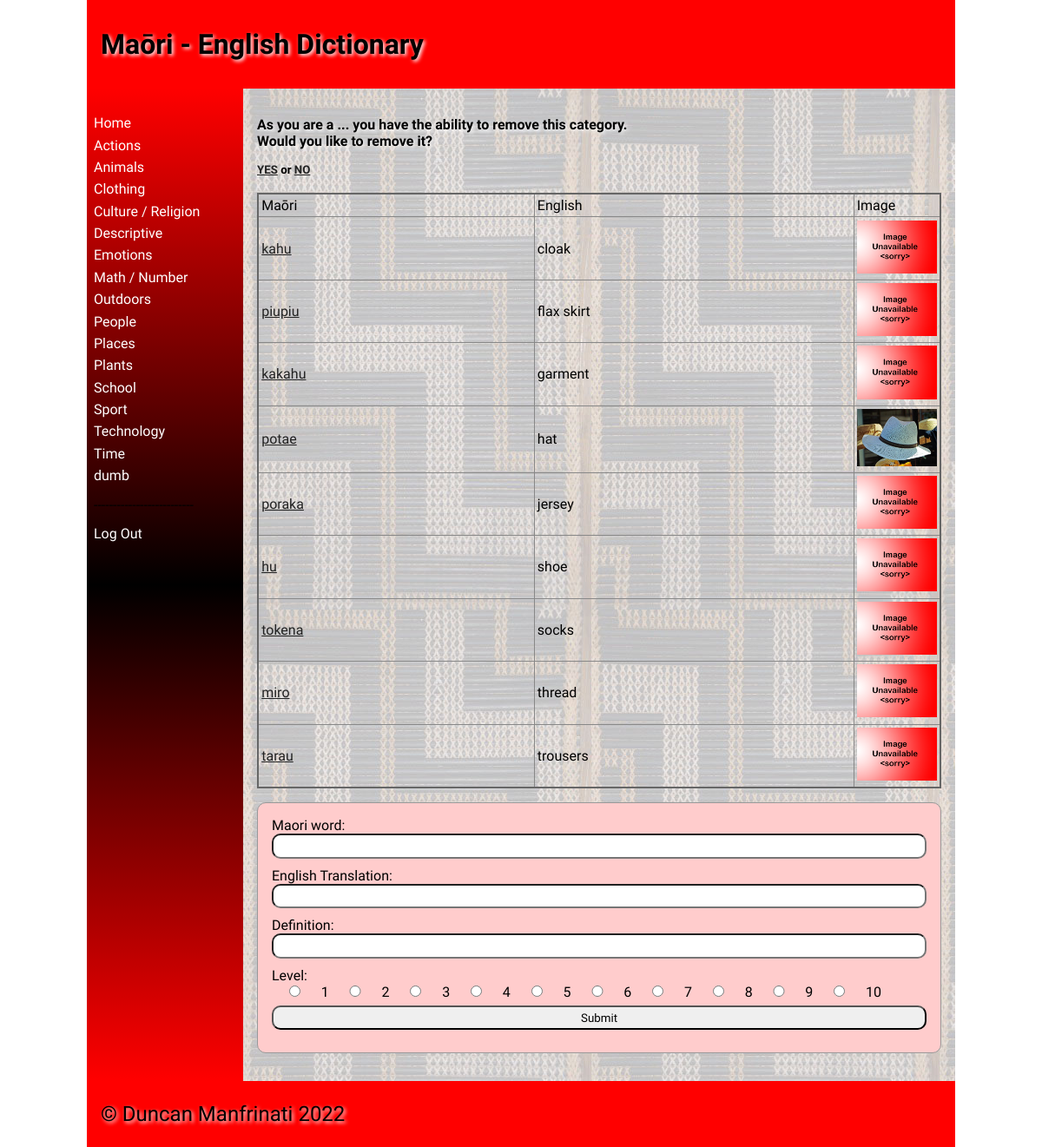
/category/3 (signed in), run on the app's committed database.
### tables this page shows
CREATE TABLE "categories"
(
	id integer
		constraint categories_pk
			primary key autoincrement,
	categories varchar(60)
);

CREATE TABLE "dictionary"
(
	id integer
		constraint dictionary_pk
			primary key autoincrement,
	maori varchar(60),
	english varchar(60),
	category_id integer
		references categories,
	definition varchar(900),
	level integer,
	image varchar(60),
	time datetime,
	user_id interger
);

### app.py (the view, shortened to what this page needs)
@app.route("/category/<category_id>", methods=['POST', 'GET'])
def category(category_id):
    con = create_connection(DATA_BASE)
    query = "SELECT id, maori, english, image FROM dictionary WHERE category_id=?;"
    cur = con.cursor()
    cur.execute(query, (category_id,))
    cat = cur.fetchall()
    con.close()
    return render_template("categories.html", logged_in=is_logged_in(), category_ids=int(category_id), cat=cat,
                           categories=categories())

### app.py (called while the page is built)
def create_connection(db_file):
    try:
        connection = sqlite3.connect(db_file)
        connection.execute('pragma foreign_keys=ON')
        return connection
    except Error as e:
        print(e)
    return None

def is_logged_in():
    if session.get("email") is None:
        print("Not Logged In")
        return False
    else:
        print("Logged In")
        return True

def categories():
    con = create_connection(DATA_BASE)
    query = "SELECT id,categories FROM categories"
    cur = con.cursor()
    cur.execute(query, )
    category_ids = cur.fetchall()
    con.close()
    return category_ids

### templates/categories.html (shortened to what this page needs)
{% extends 'base.html' %}
{% block heading %}Maōri - English Dictionary{% endblock %}
{% block main %}
<h4>As you are a ... you have the ability to remove this category. <br> Would you like to remove it? <br></h4>
<h5><a href="/category/delete_yes">YES</a> or <a href="/category/delete_no">NO</a></h5>
<br>
<table class="word-table">
    <thead>
    <tr>
        <td>Maōri</td>
        <td>English</td>
        <td>Image</td>
    </tr>
    </thead>
    <tbody>
    {% for words in cat %}
    <tr>
        <td><a href="/word/{{ words[0] }}">{{ words[1] }}</a></td>
        <td>{{ words[2] }}</td>
        <td width="100"><img src="/static/images/{{ words[3] }}"></td>
    </tr>
    </tbody>
    {% endfor %}
</table>
    <form class="dataForm" method="post" target="category/{{category_id}}">
    <div class="form-group">
        <div class="form-label">Maori word:</div>
        <div class="form-element"><input type="text" name="maori" id="maori" required></div>
    </div>
    <div class="form-group">
        <div class="form-label">English Translation:</div>
        <div class="form-element"><input type="text" name="english" id="english" required></div>
    </div>
    <div class="form-group">
        <div class="form-label">Definition:</div>
        <div class="form-element"><input type="text" name="definition" id="definition" required></div>
    </div>
    <div class="form-group">
        <div class="form-label">Level:</div>
        {% for i in range(10) %}
            <input type="radio" id="{{ i + 1 }}" name="level" value="{{ i + 1 }}" required>
            <label for="{{ i + 1 }}">{{ i + 1 }}</label>
        {% endfor %}
    </div>
    <div class="form-group">
        <div class="form-element"><input type="submit" value="Submit"></div>
    </div>
    </form>
{% endblock %}

### templates/base.html (shortened to what this page needs)
<!doctype html>
<html lang="en">
<head>
    <link href="{{ url_for('static', filename='css/style.css') }}" rel="stylesheet">
</head>
<body>
<div id="container">
    <header>
        <h1>{% block heading %} {% endblock %}</h1>
    </header>
    <nav>
        <ul>
            <li><a href="/">Home</a></li>
            {% if logged_in %}
            {% for category in categories %}
            <li><a href="/category/{{ category[0] }}">{{ category[1] }}</a></li>
            {% endfor %}
            <li><p>--------------------------</p></li>
            <li><a href="/logout">Log Out</a></li>
            {% else %}
            <li><p>--------------------------</p></li>
            <li><a href="/login">Log In</a></li>
            {% endif %}
        </ul>
    </nav>
    <main>
        {% block main %}{% endblock %}
    </main>
    <footer>
        <p>
            &copy; Duncan Manfrinati 2022
        </p>
    </footer>
</div>
</body>
</html>

### static/css/style.css (style rules this page uses)
* { font-family: Comfortaa, sans-serif; margin: 0; padding: 0; box-sizing: border-box; }
#container { display: grid; grid-template-columns: 75px auto; grid-template-areas: 'nav header' 'main main' 'footer footer'; }
header { grid-area: header; background-color: #f00; padding: 1rem; }
nav { grid-area: nav; }
main { grid-area: main; padding: 1rem; background-color: #edd; }
h1, h2, h3, h4 { padding: 1rem 0; font-family: 'Suez One', serif; color: #000000; text-shadow: 2px 2px 4px #fff; }
p { padding: 0.5rem 0; }
a { color: #222; }
img { width: 100%; }
.dataForm { margin: 1rem 0; border: 1px solid #999; padding: 1rem; background-color: #fcc; border-radius: 10px; }
.dataForm input, textarea { width: 100%; border-radius: 10px; padding: 0.3rem; margin-bottom: 10px; }
table { width: 100%; border: 2px solid #666; border-collapse: collapse; }
th, td { border: 1px solid #888; padding: 0.2rem; text-align: left; }
footer { grid-area: footer; padding: 1rem; background-color: #f00; }
footer p { color: #000; text-shadow: 2px 2px 4px #fff; font-size: 1.5rem; }
@media only screen and (min-width: 768px) { #container { grid-template-columns: 180px auto; grid-template-areas: 'header header' 'nav main' 'footer footer'; } }
@media only screen and (min-width: 768px) { nav { background: linear-gradient(180deg, rgba(255,0,0,1) 0%, rgba(0, 0, 0, 1) 50%, rgba(255,0,0,1) 100%); padding: 0.5rem; } }
@media only screen and (min-width: 768px) { nav ul { list-style: none; } }
@media only screen and (min-width: 768px) { nav li { padding: 0.2rem 0; } }
@media only screen and (min-width: 768px) { nav a { color: #fff; text-decoration: none; } }
@media only screen and (min-width: 768px) { main { background-image: url("/static/images/poutama.jpg"); } }
@media only screen and (min-width: 768px) { .dataForm input[type='radio'] { width: 7%; } }
@media only screen and (min-width: 1000px) { #container { width: 1000px; margin: auto; } }

### data on the page
categories: categories "Actions"
categories: categories "Animals"
categories: categories "Clothing"
categories: categories "Culture / Religion"
categories: categories "Descriptive"
categories: categories "Emotions"
categories: categories "Math / Number"
categories: categories "Outdoors"
categories: categories "People"
categories: categories "Places"
categories: categories "Plants"
categories: categories "School"
categories: categories "Sport"
categories: categories "Technology"
categories: categories "Time"
categories: categories "dumb"
dictionary: maori "kahu", english "cloak", image (placeholder picture)
dictionary: maori "piupiu", english "flax skirt", image (placeholder picture)
dictionary: maori "kakahu", english "garment", image (placeholder picture)
dictionary: maori "potae", english "hat", image (picture)
dictionary: maori "poraka", english "jersey", image (placeholder picture)
dictionary: maori "hu", english "shoe", image (placeholder picture)
dictionary: maori "tokena", english "socks", image (placeholder picture)
dictionary: maori "miro", english "thread", image (placeholder picture)
dictionary: maori "tarau", english "trousers", image (placeholder picture)

### other printed values
{{ i + 1 }} "1" "2" "3" "4" "5" "6" "7" "8" "9" "10"
